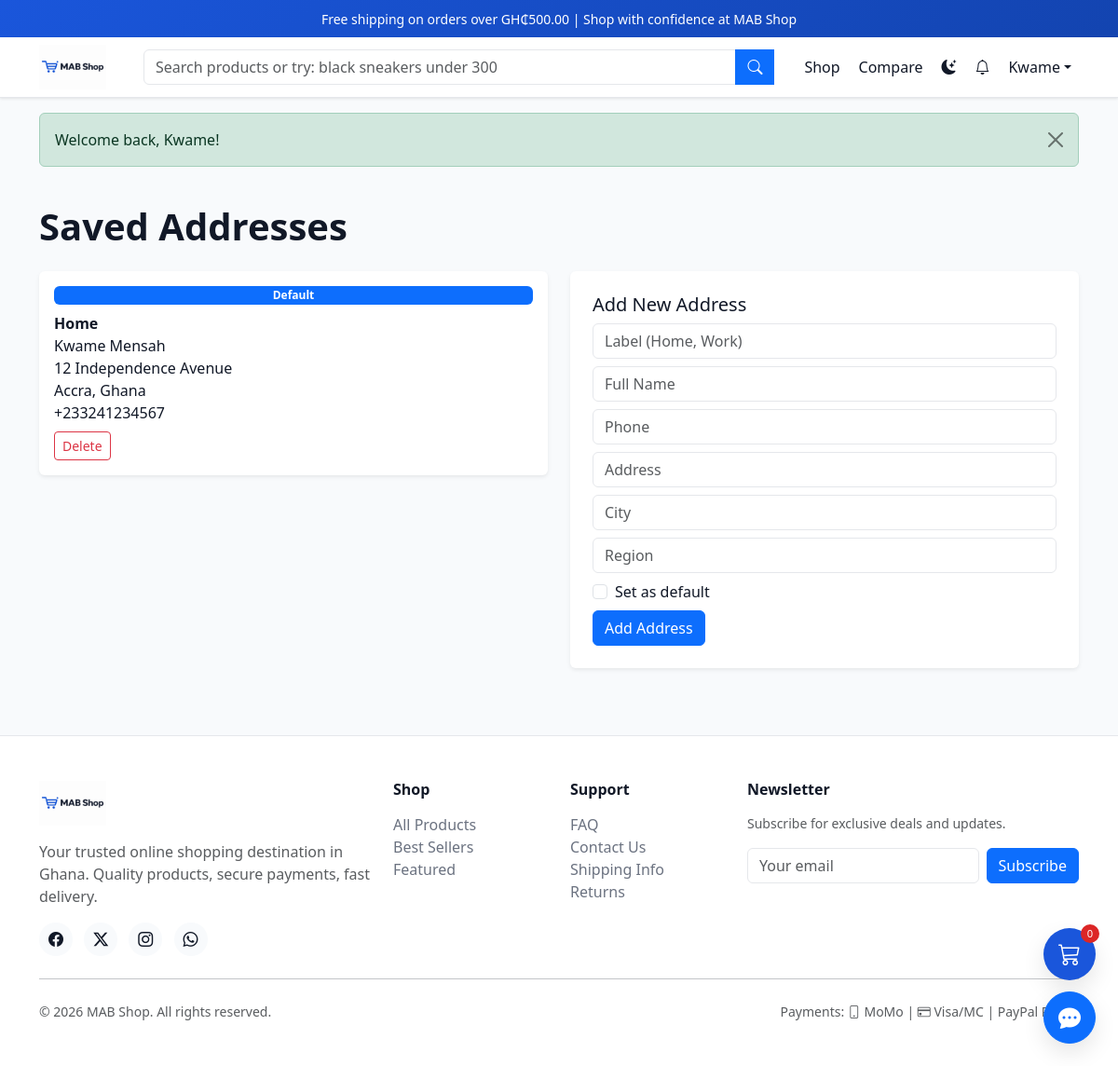
/addresses.php (signed in), run on the app's committed database.
### tables this page shows
CREATE TABLE IF NOT EXISTS users (
    id INT UNSIGNED AUTO_INCREMENT PRIMARY KEY,
    email VARCHAR(255) NOT NULL UNIQUE,
    password_hash VARCHAR(255) NOT NULL,
    first_name VARCHAR(100) NOT NULL,
    last_name VARCHAR(100) NOT NULL,
    phone VARCHAR(20) DEFAULT NULL,
    avatar VARCHAR(255) DEFAULT NULL,
    role ENUM('customer', 'admin', 'moderator') DEFAULT 'customer',
    email_verified TINYINT(1) DEFAULT 0,
    email_verification_token VARCHAR(64) DEFAULT NULL,
    password_reset_token VARCHAR(64) DEFAULT NULL,
    password_reset_expires DATETIME DEFAULT NULL,
    remember_token VARCHAR(64) DEFAULT NULL,
    google_id VARCHAR(100) DEFAULT NULL,
    facebook_id VARCHAR(100) DEFAULT NULL,
    is_blocked TINYINT(1) DEFAULT 0,
    preferred_language VARCHAR(10) DEFAULT 'en',
    dark_mode TINYINT(1) DEFAULT 0,
    newsletter_subscribed TINYINT(1) DEFAULT 0,
    last_login DATETIME DEFAULT NULL,
    created_at TIMESTAMP DEFAULT CURRENT_TIMESTAMP,
    updated_at TIMESTAMP DEFAULT CURRENT_TIMESTAMP ON UPDATE CURRENT_TIMESTAMP,
    INDEX idx_users_role (role),
    INDEX idx_users_email_verified (email_verified)
);

CREATE TABLE IF NOT EXISTS addresses (
    id INT UNSIGNED AUTO_INCREMENT PRIMARY KEY,
    user_id INT UNSIGNED NOT NULL,
    label VARCHAR(50) DEFAULT 'Home',
    full_name VARCHAR(200) NOT NULL,
    phone VARCHAR(20) NOT NULL,
    address_line1 VARCHAR(255) NOT NULL,
    address_line2 VARCHAR(255) DEFAULT NULL,
    city VARCHAR(100) NOT NULL,
    region VARCHAR(100) DEFAULT NULL,
    postal_code VARCHAR(20) DEFAULT NULL,
    country VARCHAR(100) DEFAULT 'Ghana',
    is_default TINYINT(1) DEFAULT 0,
    created_at TIMESTAMP DEFAULT CURRENT_TIMESTAMP,
    FOREIGN KEY (user_id) REFERENCES users(id) ON DELETE CASCADE,
    INDEX idx_addresses_user (user_id)
);

### includes/auth.php (called while the page is built, shortened)
<?php
function isLoggedIn(): bool
{
    return !empty($_SESSION['user_id']);
}
function currentUser(): ?array
{
    static $user = null;
    if ($user === null) {
        $pdo = getDB();
        $stmt = $pdo->prepare('SELECT id, email, first_name, last_name, phone, avatar, role, dark_mode, preferred_language FROM users WHERE id = ? AND is_blocked = 0');
        $stmt->execute([$_SESSION['user_id']]);
        $user = $stmt->fetch() ?: null;
    }
    return $user;
}

### includes/functions.php (called while the page is built, shortened)
<?php
function url(string $path = ''): string
{
    return rtrim(APP_URL, '/') . '/' . ltrim($path, '/');
}
function formatPrice(float $amount): string
{
    return APP_CURRENCY_SYMBOL . number_format($amount, 2);
}
function getCartCount(): int
{
    $pdo = getDB();
    if (isLoggedIn()) {
        $stmt = $pdo->prepare('SELECT COALESCE(SUM(quantity), 0) FROM cart_items WHERE user_id = ? AND saved_for_later = 0');
        $stmt->execute([$_SESSION['user_id']]);
    } else {
        $stmt = $pdo->prepare('SELECT COALESCE(SUM(quantity), 0) FROM cart_items WHERE session_id = ? AND saved_for_later = 0');
        $stmt->execute([getGuestSessionId()]);
    }
    return (int)$stmt->fetchColumn();
}

### includes/security.php (called while the page is built, shortened)
<?php
function e(?string $value): string
{
    return htmlspecialchars($value ?? '', ENT_QUOTES, 'UTF-8');
}

### includes/session.php (called while the page is built, shortened)
<?php
function getFlash(): ?array
{
    $flash = $_SESSION['flash'] ?? null;
    return $flash;
}

### addresses.php (the view, shortened to what this page needs)
<?php
$pdo = getDB();
$addresses = $pdo->prepare('SELECT * FROM addresses WHERE user_id = ? ORDER BY is_default DESC');
$addresses->execute([$_SESSION['user_id']]);
$addresses = $addresses->fetchAll();
include ROOT_PATH . '/templates/header.php';
?>
<div class="container py-4">
    <h1 class="fw-bold mb-4">Saved Addresses</h1>
    <div class="row g-4">
        <?php foreach ($addresses as $addr): ?>
        <div class="col-md-6"><div class="card border-0 shadow-sm p-3">
            <?php if ($addr['is_default']): ?><span class="badge bg-primary mb-2">Default</span><?php endif; ?>
            <strong><?= e($addr['label']) ?></strong>
            <p class="mb-2"><?= e($addr['full_name']) ?><br><?= e($addr['address_line1']) ?><br><?= e($addr['city']) ?>, <?= e($addr['country']) ?><br><?= e($addr['phone']) ?></p>
            <form method="POST"><?= csrfField() ?><input type="hidden" name="action" value="delete"><input type="hidden" name="id" value="<?= $addr['id'] ?>"><button class="btn btn-sm btn-outline-danger">Delete</button></form>
        </div></div>
        <?php endforeach; ?>
        <div class="col-md-6"><div class="card border-0 shadow-sm p-4">
            <h5>Add New Address</h5>
            <form method="POST"><?= csrfField() ?><input type="hidden" name="action" value="add">
                <input type="text" name="label" class="form-control mb-2" placeholder="Label (Home, Work)" required>
                <input type="text" name="full_name" class="form-control mb-2" placeholder="Full Name" required>
                <input type="tel" name="phone" class="form-control mb-2" placeholder="Phone" required>
                <input type="text" name="address_line1" class="form-control mb-2" placeholder="Address" required>
                <input type="text" name="city" class="form-control mb-2" placeholder="City" required>
                <input type="text" name="region" class="form-control mb-2" placeholder="Region">
                <div class="form-check mb-2"><input type="checkbox" name="is_default" class="form-check-input" id="def"><label for="def">Set as default</label></div>
                <button type="submit" class="btn btn-primary">Add Address</button>
            </form>
        </div></div>
    </div>
</div>
<?php include ROOT_PATH . '/templates/footer.php'; ?>

### templates/header.php (shortened to what this page needs)
<?php
$user = currentUser();
$cartCount = getCartCount();
?>
<!DOCTYPE html>
<html lang="en" data-theme="<?= $user['dark_mode'] ?? ($_COOKIE['mab_theme'] ?? 'light') ?>">
<head>
    <link href="https://cdn.jsdelivr.net/npm/bootstrap@5.3.3/dist/css/bootstrap.min.css" rel="stylesheet">
    <link href="https://cdn.jsdelivr.net/npm/bootstrap-icons@1.11.3/font/bootstrap-icons.min.css" rel="stylesheet">
    <link href="<?= url('assets/css/style.css?v=' . APP_VERSION) ?>" rel="stylesheet">
</head>
<body>
    <div class="announcement-bar text-center py-2">
        <small>Free shipping on orders over <?= formatPrice(FREE_SHIPPING_THRESHOLD) ?> | Shop with confidence at <?= APP_NAME ?></small>
    </div>
    <nav class="navbar navbar-expand-lg navbar-main sticky-top">
        <div class="container">
            <a class="navbar-brand site-logo" href="<?= url('index.php') ?>">
                <img src="<?= url('assets/images/mab-shop-logo.png') ?>" alt="<?= APP_NAME ?>" class="site-logo-img" height="40">
            </a>
            <div class="collapse navbar-collapse" id="mainNav">
                <form class="d-flex mx-lg-4 flex-grow-1 my-2 my-lg-0" action="<?= url('products.php') ?>" method="GET" id="searchForm">
                    <div class="input-group search-wrapper w-100">
                        <input type="search" name="q" class="form-control" id="searchInput" placeholder="Search products or try: black sneakers under 300" autocomplete="off" value="<?= e($_GET['q'] ?? '') ?>">
                        <button class="btn btn-primary" type="submit"><i class="bi bi-search"></i></button>
                    </div>
                </form>
                <ul class="navbar-nav align-items-lg-center gap-1">
                    <li class="nav-item"><a class="nav-link" href="<?= url('products.php') ?>">Shop</a></li>
                    <li class="nav-item"><a class="nav-link" href="<?= url('compare.php') ?>">Compare</a></li>
                    <li class="nav-item">
                        <button class="btn btn-link nav-link theme-toggle" id="themeToggle" aria-label="Toggle dark mode">
                            <i class="bi bi-moon-stars-fill"></i>
                        </button>
                    </li>
                    <?php if ($user): ?>
                    <li class="nav-item dropdown">
                        <a class="nav-link position-relative" href="<?= url('notifications.php') ?>">
                            <i class="bi bi-bell"></i>
                        </a>
                    </li>
                    <li class="nav-item dropdown">
                        <a class="nav-link dropdown-toggle" href="#" data-bs-toggle="dropdown"><?= e($user['first_name']) ?></a>
                    </li>
                    <?php else: ?>
                    <li class="nav-item"><a class="nav-link" href="<?= url('login.php') ?>">Login</a></li>
                    <li class="nav-item"><a class="btn btn-outline-primary btn-sm ms-1" href="<?= url('register.php') ?>">Register</a></li>
                    <?php endif; ?>
                </ul>
            </div>
        </div>
    </nav>
    <a href="<?= url('cart.php') ?>" class="sticky-cart" id="stickyCart" aria-label="View cart">
        <i class="bi bi-cart3"></i>
        <span class="cart-count" id="cartCountBadge"><?= $cartCount ?></span>
    </a>
    <?php $flash = getFlash(); if ($flash): ?>
    <div class="container mt-3">
        <div class="alert alert-<?= e($flash['type']) ?> alert-dismissible fade show animate-fade-in">
            <?= e($flash['message']) ?>
            <button type="button" class="btn-close" data-bs-dismiss="alert"></button>
        </div>
    </div>
    <?php endif; ?>
    <main class="main-content">

### assets/css/style.css (style rules this page uses)
:root { --primary: #1a56db; --primary-dark: #1344b0; --accent: #f59e0b; --accent-soft: #fef3c7; --secondary: #6b7280; --success: #059669; --danger: #dc2626; --warning: #d97706; --bg-body: #f8fafc; --bg-card: #ffffff; --bg-nav: #ffffff; --text-primary: #111827; --text-muted: #6b7280; --border-color: #e5e7eb; --shadow: 0 1px 3px rgba(0,0,0,0.1); --shadow-lg: 0 10px 25px rgba(0,0,0,0.1); --shadow-xl: 0 20px 45px rgba(15,23,42,0.18); --radius: 8px; --transition: all 0.3s ease; }
body { font-family: 'Segoe UI', system-ui, -apple-system, sans-serif; background: var(--bg-body); color: var(--text-primary); transition: var(--transition); min-height: 100vh; }
.announcement-bar { background: linear-gradient(135deg, var(--primary), var(--primary-dark)); color: white; }
.navbar-main { background: var(--bg-nav); border-bottom: 1px solid var(--border-color); box-shadow: var(--shadow); backdrop-filter: blur(12px); }
.site-logo { display: flex; align-items: center; padding: 0; }
.site-logo-img { height: 48px; width: auto; object-fit: contain; }
.navbar-brand { font-size: 1.4rem; color: var(--text-primary) !important; }
.nav-link { color: var(--text-primary) !important; transition: var(--transition); }
.search-wrapper { position: relative; }
.sticky-cart { position: fixed; bottom: 92px; right: 24px; z-index: 1040; width: 56px; height: 56px; background: var(--primary); color: white; border-radius: 50%; display: flex; align-items: center; justify-content: center; font-size: 1.5rem; box-shadow: var(--shadow-lg); transition: var(--transition); text-decoration: none; }
.cart-count { position: absolute; top: -4px; right: -4px; background: var(--danger); color: white; font-size: 0.7rem; min-width: 20px; height: 20px; border-radius: 50%; display: flex; align-items: center; justify-content: center; }
.animate-fade-in { animation: fadeIn 0.5s ease; }
.form-control, .form-select { background: var(--bg-card); color: var(--text-primary); border-color: var(--border-color); }
.card { background: var(--bg-card); border-color: var(--border-color); color: var(--text-primary); }

### data on the page
users: first_name "Kwame"
addresses: is_default "Default", label "Home", full_name "Kwame Mensah", address_line1 "12 Independence Avenue", city "Accra", country "Ghana", phone "+233241234567"

### other printed values
formatPrice(FREE_SHIPPING_THRESHOLD) "GH₵500.00"
APP_NAME "MAB Shop"
$cartCount "0"
$flash['message'] "Welcome back, Kwame!"
